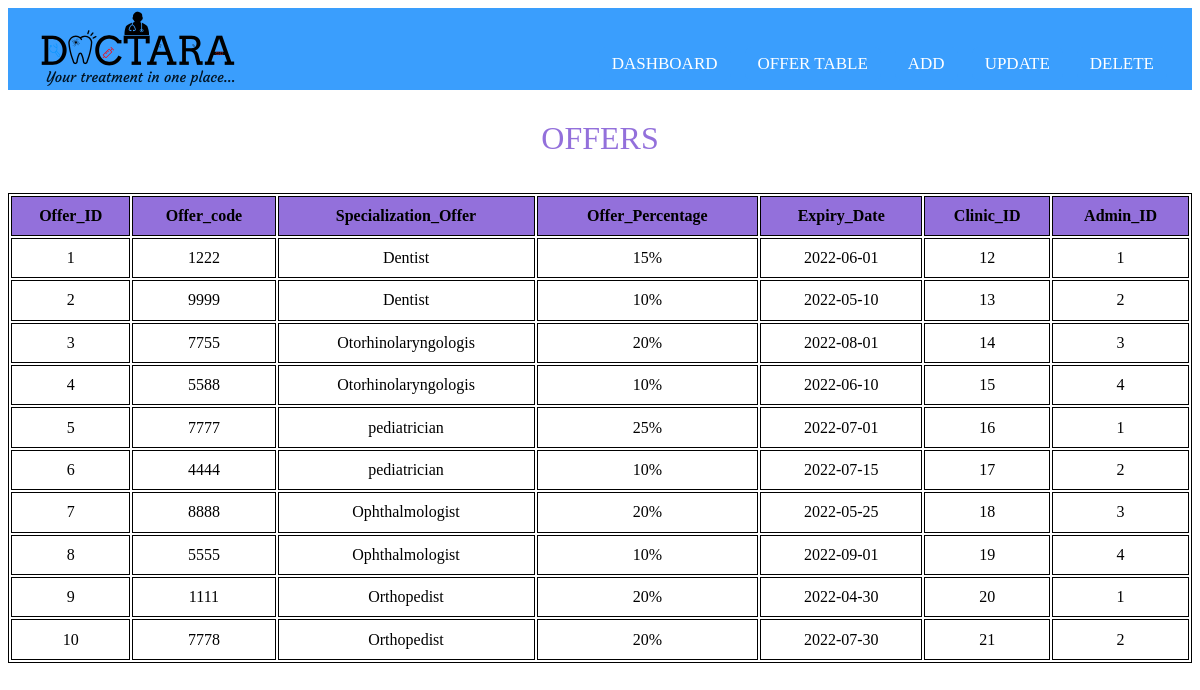
Screenshot of /Admin/Offer_Retrieve.php with the database file from the repository.
### tables this page shows
CREATE TABLE `offer` (
  `Offer_ID` int(11) NOT NULL,
  `Offer_Code` varchar(8) NOT NULL,
  `Offer_Specialization` varchar(20) NOT NULL,
  `Offer_Percentage` varchar(10) NOT NULL,
  `Expiration_Date` date NOT NULL,
  `Clinic_ID` int(11) NOT NULL,
  `Admin_ID` int(11) NOT NULL
);

### Admin/Offer_Retrieve.php (the view, shortened to what this page needs)
<html>
<?php
include_once("Offer_nav.php");
?>
<body>
    <table>
        <caption style="text-align: center;
    font-size: 200%;
    font-family: 'Playfair Display';
    color: mediumpurple;
    size: 20px;
    margin-bottom: 3%;">OFFERS</caption>
        <tr>
            <th>Offer_ID</th>
            <th>Offer_code</th>
            <th>Specialization_Offer</th>
            <th>Offer_Percentage</th>
            <th>Expiry_Date</th>
            <th>Clinic_ID</th>
            <th>Admin_ID</th>
        </tr>
        <?php
  require_once ("C:/aa/htdocs/GROUP_12/Admin/Admin_connect.php");
  $result = $conn->query("SELECT * FROM offer ");
  if($result){
while ($row=$result->fetch(PDO:: FETCH_ASSOC)){
    echo "<tr>
    <td>".$row["Offer_ID"]."</td>
    <td>".$row["Offer_Code"]."</td>
    <td>".$row["Offer_Specialization"]."</td>
    <td>".$row["Offer_Percentage"]."</td>
    <td>".$row["Expiration_Date"]."</td>
    <td>".$row["Clinic_ID"]."</td>
    <td>".$row["Admin_ID"]."</td>
    </tr>";
}
echo"</table>";
  }
else{
    echo "0 result";
}
            ?>
</body>
</html>

### Admin/Offer_Retrieve.php (style rules this page uses)
body { background-image: url(https://cdn.wallpapersafari.com/8/37/AcPoTn.jpg); }
caption { margin-bottom:3%; }
table { text-align: center; margin:auto; background-color:#fff; border: 1px solid; width: 100%; height:60%; }
th { margin-right:3%; }
th,td,tr { border: 1px solid; }
tr { background-color: mediumpurple; }
td { background-color:#fff; }

### rows the page displays
offer: Offer_ID "1", Offer_Code "1222", Offer_Specialization "Dentist", Offer_Percentage "15%", Expiration_Date "2022-06-01", Clinic_ID "12", Admin_ID "1"
offer: Offer_ID "2", Offer_Code "9999", Offer_Specialization "Dentist", Offer_Percentage "10%", Expiration_Date "2022-05-10", Clinic_ID "13", Admin_ID "2"
offer: Offer_ID "3", Offer_Code "7755", Offer_Specialization "Otorhinolaryngologis", Offer_Percentage "20%", Expiration_Date "2022-08-01", Clinic_ID "14", Admin_ID "3"
offer: Offer_ID "4", Offer_Code "5588", Offer_Specialization "Otorhinolaryngologis", Offer_Percentage "10%", Expiration_Date "2022-06-10", Clinic_ID "15", Admin_ID "4"
offer: Offer_ID "5", Offer_Code "7777", Offer_Specialization "pediatrician", Offer_Percentage "25%", Expiration_Date "2022-07-01", Clinic_ID "16", Admin_ID "1"
offer: Offer_ID "6", Offer_Code "4444", Offer_Specialization "pediatrician", Offer_Percentage "10%", Expiration_Date "2022-07-15", Clinic_ID "17", Admin_ID "2"
offer: Offer_ID "7", Offer_Code "8888", Offer_Specialization "Ophthalmologist", Offer_Percentage "20%", Expiration_Date "2022-05-25", Clinic_ID "18", Admin_ID "3"
offer: Offer_ID "8", Offer_Code "5555", Offer_Specialization "Ophthalmologist", Offer_Percentage "10%", Expiration_Date "2022-09-01", Clinic_ID "19", Admin_ID "4"
offer: Offer_ID "9", Offer_Code "1111", Offer_Specialization "Orthopedist", Offer_Percentage "20%", Expiration_Date "2022-04-30", Clinic_ID "20", Admin_ID "1"
offer: Offer_ID "10", Offer_Code "7778", Offer_Specialization "Orthopedist", Offer_Percentage "20%", Expiration_Date "2022-07-30", Clinic_ID "21", Admin_ID "2"
